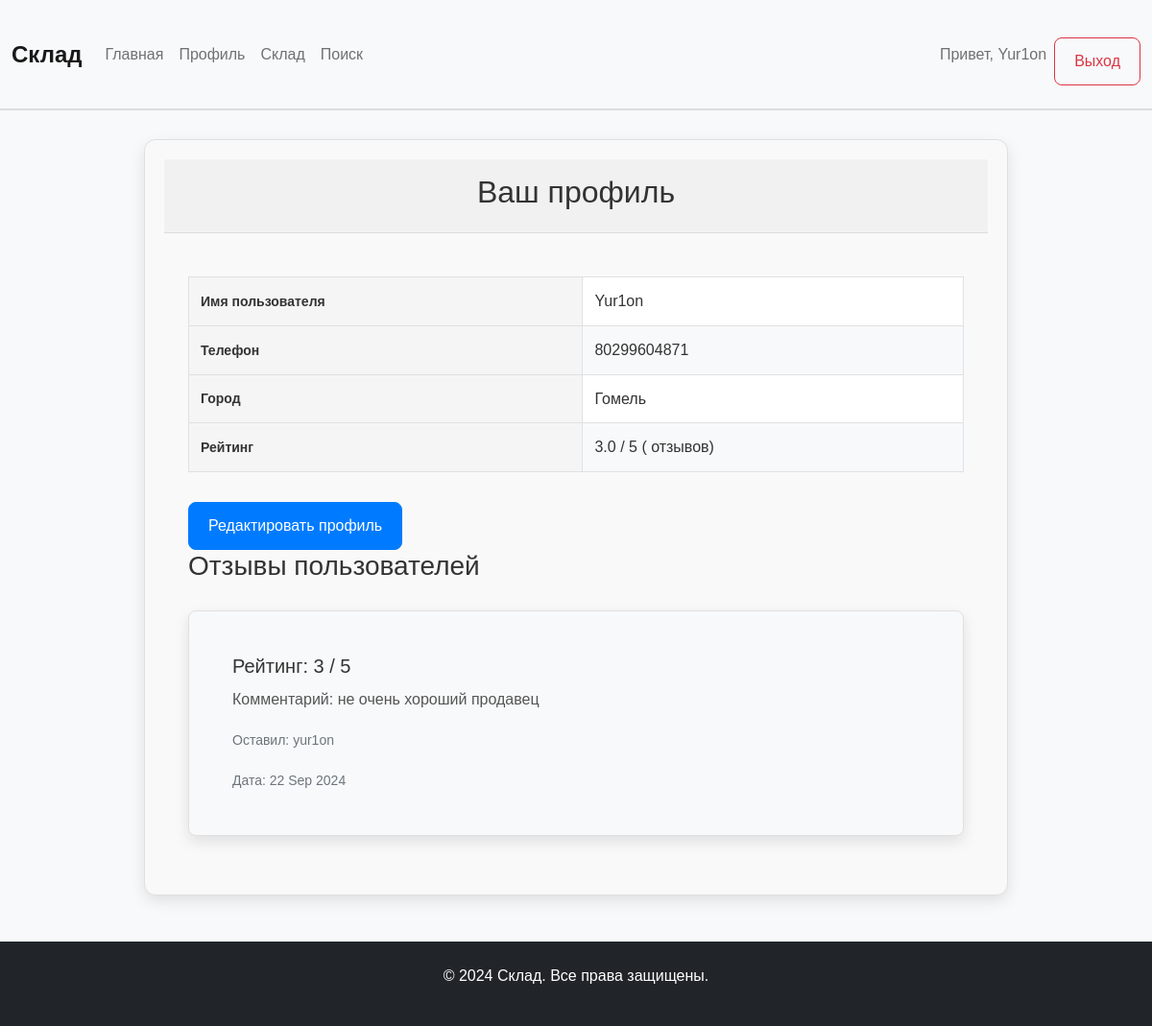
Before: /profile/ (signed in) with the older database file.
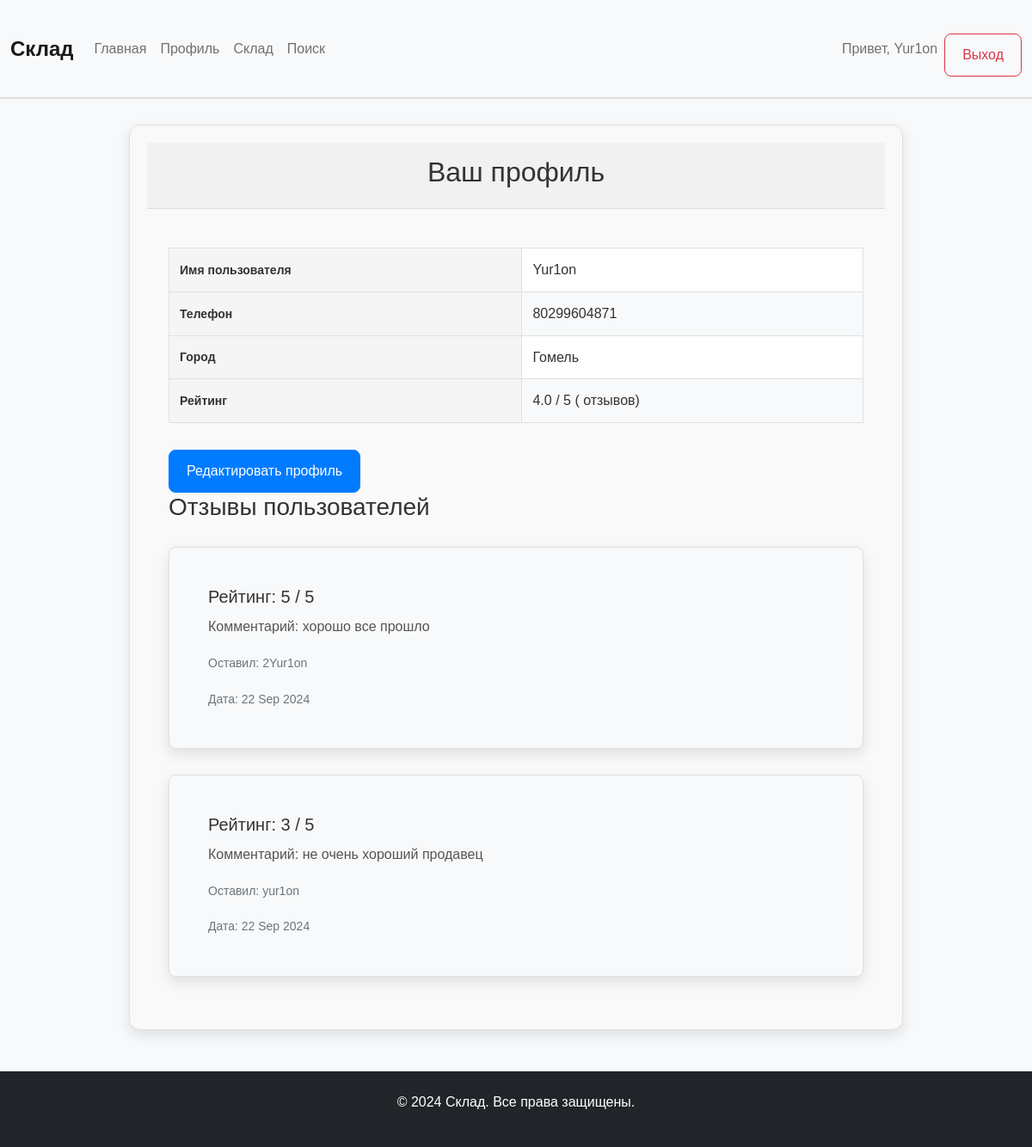
After: the same page with the newer database file.
### user_profile/models.py (models this page shows, shortened)
class Profile(models.Model):
    user = models.OneToOneField(User, on_delete=models.CASCADE)
    phone = models.CharField(max_length=15)
    city = models.CharField(max_length=100)
    @property
    def average_rating(self):
        reviews = self.user.received_reviews.all()
        if reviews.exists():
            return sum(review.rating for review in reviews) / reviews.count()
        return 5  # Возвращаем 5, если нет отзывов

class Review(models.Model):
    user = models.ForeignKey(User, on_delete=models.CASCADE, related_name='received_reviews')
    reviewer = models.ForeignKey(User, on_delete=models.CASCADE, related_name='given_reviews')
    rating = models.PositiveSmallIntegerField()  # Рейтинг от 1 до 5
    comment = models.TextField(null=True, blank=True)
    created_at = models.DateTimeField(auto_now_add=True)

### user_profile/views.py (the view)
# urls.py: path('profile/', views.profile, name='profile'),
@login_required
def profile(request):
    edit_mode = request.GET.get('edit') == 'true'
    reviews = Review.objects.filter(user=request.user).order_by('-created_at')
    if request.method == 'POST':
        form = ProfileForm(request.POST, instance=request.user.profile)
        if form.is_valid():
            form.save()
            return redirect('profile')
    else:
        form = ProfileForm(instance=request.user.profile)
    return render(request, 'user_profile/profile.html', {
        'form': form,
        'edit_mode': edit_mode,
        'reviews': reviews,  # Передаем отзывы в шаблон
    })

### user_profile/templates/user_profile/profile.html (shortened to what this page needs)
{% extends 'warehouse/base.html' %}
{% block content %}
    {% load static %}
    <link rel="stylesheet" href="{% static 'css/profile.css' %}">
    <div class="card">
        <div class="card-header">
            <h2>Ваш профиль</h2>
        </div>
        <div class="card-body">
            {% if edit_mode %}
                <form method="post" class="form">
                    {% csrf_token %}
                    <div class="form-group">
                        <label for="phone">Телефон:</label>
                        {{ form.phone }}
                    </div>
                    <div class="form-group">
                        <label for="city">Город:</label>
                        {{ form.city }}
                    </div>
                    <div class="form-group">
                        <button type="submit" class="btn btn-success">Сохранить изменения</button>
                        <a href="{% url 'profile' %}" class="btn btn-secondary">Отменить</a>
                    </div>
                </form>
            {% else %}
                <table class="table table-bordered">
                    <tr>
                        <th>Имя пользователя</th>
                        <td>{{ user.username }}</td>
                    </tr>
                    <tr>
                        <th>Телефон</th>
                        <td>{{ user.profile.phone }}</td>
                    </tr>
                    <tr>
                        <th>Город</th>
                        <td>{{ user.profile.city }}</td>
                    </tr>
                    <tr>
                        <th>Рейтинг</th>
                        <td>
                            {% if user.profile.average_rating %}
                                {{ user.profile.average_rating|floatformat:1 }} / 5 ({{ user.profile.received_reviews.count }} отзывов)
                            {% else %}
                                0 / 5 (0 отзывов)
                            {% endif %}
                        </td>
                    </tr>
                </table>
                <a href="?edit=true" class="btn btn-primary">Редактировать профиль</a>
                <h3>Отзывы пользователей</h3>
                {% for review in reviews %}
                    <div class="review card mb-3">
                        <div class="card-body">
                            <h5 class="card-title">Рейтинг: {{ review.rating }} / 5</h5>
                            <p class="card-text">Комментарий: {{ review.comment }}</p>
                            <p class="card-text"><small class="text-muted">Оставил: {{ review.reviewer.username }}</small></p>
                            <p class="card-text"><small class="text-muted">Дата: {{ review.created_at|date:"d M Y" }}</small></p>
                        </div>
                    </div>
                {% empty %}
                    <p>Нет отзывов</p>
                {% endfor %}
            {% endif %}
        </div>
    </div>
{% endblock %}

### warehouse/templates/warehouse/base.html (shortened to what this page needs)
<!DOCTYPE html>
<html lang="en">
<head>
    {% load static %}
    <link href="https://cdn.jsdelivr.net/npm/bootstrap@5.1.3/dist/css/bootstrap.min.css" rel="stylesheet">
    <link rel="stylesheet" href="{% static '/css/styles.css' %}">
</head>
<body>
    <header class="header bg-light py-3 mb-4">
        <div class="container">
            <nav class="navbar navbar-expand-lg navbar-light">
                <a class="navbar-brand" href="{% url 'home' %}">Склад</a>
                <div class="collapse navbar-collapse">
                    <ul class="navbar-nav me-auto">
                        <li class="nav-item"><a class="nav-link" href="{% url 'home' %}">Главная</a></li>
                        {% if user.is_authenticated %}
                            <li class="nav-item"><a class="nav-link" href="{% url 'profile' %}">Профиль</a></li>
                            <li class="nav-item"><a class="nav-link" href="{% url 'warehouse' %}">Склад</a></li>
                        {% endif %}
                        <li class="nav-item"><a class="nav-link" href="{% url 'search' %}">Поиск</a></li>
                    </ul>
                    {% if user.is_authenticated %}
                        <span class="navbar-text">Привет, {{ user.username }}</span>
                        <a class="btn btn-outline-danger ms-2" href="{% url 'logout' %}">Выход</a>
                    {% else %}
                        <a class="btn btn-outline-primary ms-2" href="{% url 'login' %}">Вход</a>
                        <a class="btn btn-outline-secondary ms-2" href="{% url 'register' %}">Регистрация</a>
                    {% endif %}
                </div>
            </nav>
        </div>
    </header>
    <div class="container mt-4">
        {% block content %}{% endblock %}
    </div>
    <footer class="footer bg-dark text-white py-4 mt-5">
        <div class="container text-center">
            <p>&copy; 2024 Склад. Все права защищены.</p>
        </div>
    </footer>
</body>
</html>

### static/css/styles.css (style rules this page uses)
.header { border-bottom: 2px solid #ddd; }
.navbar-brand { font-weight: bold; font-size: 1.5rem; }
.footer { background-color: #222; color: #fff; padding: 20px 0; }
body { background-color: #f8f9fa; font-family: Arial, sans-serif; }
table { width: 100%; border-collapse: collapse; margin-top: 20px; }
th, td { padding: 12px; text-align: center; border: 1px solid #dee2e6; vertical-align: middle; }
th { background-color: #343a40; color: white; font-weight: bold; font-size: 14px; }
tr:nth-child(even) { background-color: #f8f9fa; }
.container { max-width: 1200px; margin: auto; }
.btn-primary { background-color: #007bff; border-color: #007bff; color: white; }

### static/css/profile.css (style rules this page uses)
.card { border-radius: 12px; box-shadow: 0 6px 15px rgba(0, 0, 0, 0.1); background-color: #f9f9f9; color: #333; margin: 30px auto; max-width: 900px; padding: 20px; border: 1px solid #e0e0e0; }
.card-header { background-color: #f1f1f1; color: #333; padding: 15px; text-align: center; font-size: 26px; font-weight: 600; border-bottom: 1px solid #ddd; border-top-left-radius: 12px; border-top-right-radius: 12px; }
.card-body { padding: 25px; font-size: 16px; line-height: 1.6; }
.table { width: 100%; margin-top: 20px; background-color: #fff; color: #333; border-collapse: collapse; border: 1px solid #e0e0e0; }
.table th { background-color: #f5f5f5; color: #333; padding: 12px; text-align: left; font-weight: bold; border-bottom: 1px solid #e0e0e0; }
.table td { padding: 12px; text-align: left; border-top: 1px solid #e0e0e0; }
.btn { padding: 12px 20px; font-size: 16px; border-radius: 8px; text-decoration: none; display: inline-block; margin-top: 15px; transition: background-color 0.3s ease, border-color 0.3s ease; }
.btn-primary { background-color: #007bff; border-color: #007bff; color: white; }
.review { background-color: #f8f9fa; border: 1px solid #e0e0e0; border-radius: 8px; padding: 20px; margin-bottom: 20px; }
.review .card-title { font-size: 20px; color: #333; margin-bottom: 10px; }
.review .card-text { font-size: 16px; color: #555; }
.review small.text-muted { color: #777; font-size: 14px; }

Changed rows visible on the page:
added Review: rating "5", comment "хорошо все прошло", reviewer.username "2Yur1on", created_at "22 Sep 2024"
Other visible differences:
{{ user.profile.average_rating|floatformat:1 }}: "3.0" → "4.0"
